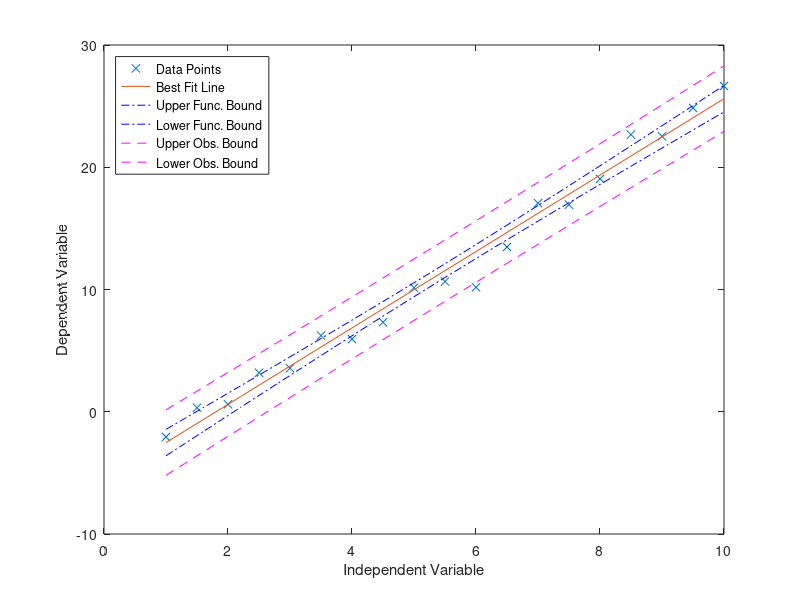

This chart was generated by the following MATLAB code: (Note: this script raises an error after producing the figure.)
% The x, r, and y below are for testing. Comment them out and add yor own
% data to the sample data at the end of the comments, and uncomment your
% data
x = 1:0.5:10;
r = normrnd(0,1,[1,length(x)]);
y = 3*x-5+r;
% Script for the linear fit of data. The independent values are
% in the x array and the matched dependent values are in the y array. This
% script does not use MATLAB's built-in fitting functions, but uses the
% formulas from the videos/class notes.
% You also need to enter the confidence level, typically 95%. The values
% that are calculated and displayed are:
% 1. Beta_hat_1 (the best-fit slope)
% 2. Beta_hat_0 (the best-fit y-intercept)
% 3. The Root Mean Square Residual, Se
% 4. The Standard Error for beta0, Sbeta0
% 5. The Standard Error for beta1, Sbeta1
% 6. The confidence intervals for beta1 and beta0.
% After calculating these quantities, the script plots the original data,
% the best fit line, and the upper and lower bounds for the confidence
% interval on the best fit line.
% x = [7.5 4 6 5 8]; % Uncomment and add your own data
% y = [3.70 3.10 3.32 2.98 3.68]; % Uncomment and add your own data
confLev = 0.95; % The confidence level
N = length(y); % The number of data points
xbar = mean(x);
ybar = mean(y);
Sxx = dot((x-xbar),(x-xbar));
%Sxx = (x-xbar)*transpose(x-xbar);
% beta1 is the estimated best slope of the best-fit line
beta1 = dot((x-xbar),(y-ybar))/Sxx
% beta1 = ((x-xbar)*transpose(y-ybar))/Sxx
% beta0 is the estimated best-fit y-intercept of the best fit line
beta0 = ybar - beta1*xbar
yfit = beta0 + beta1*x;
SSE = dot((y - yfit),(y - yfit)) % Sum of the squared residuals
% SSE = (y - yfit)*transpose(y - yfit) % Sum of the squared residuals
Se = sqrt(SSE/(N-2)) % The Root Mean Square Residual
Sbeta0 = Se*sqrt(1/N + xbar^2/Sxx)
Sbeta1 = Se/sqrt(Sxx)
% tinv defaults to 1-sided test. We need 2-sises, hence:(1-0.5*(1-confLev))
StdT = tinv((1-0.5*(1-confLev)),N-2) % The Student's t factor
lambdaBeta1 = StdT*Sbeta1 % The 1/2 confidence interval on beta1
lambdaBeta0 = StdT*Sbeta0 % The 1/2 confidence interval on beta0
range = max(x) - min(x);
xplot = min(x):range/30:max(x); % Generate array for plotting
yplot = beta0 + beta1*xplot; % Generate array for plotting
Syhat = Se*sqrt(1/N + (xplot - xbar).*(xplot - xbar)/Sxx);
lambdayhat = StdT*Syhat;
Sy = Se*sqrt(1+1/N + (xplot - xbar).*(xplot - xbar)/Sxx);
lambday = StdT*Sy;
figure(1)
plot(x,y,'x')
hold on
plot(xplot,yplot)
plot(xplot,yplot+lambdayhat,'-.b',xplot,yplot-lambdayhat,'-.b')
plot(xplot,yplot+lambday,'--m',xplot,yplot-lambday,'--m')
xlabel('Independent Variable')
ylabel('Dependent Variable')
if beta1 > 0 % Fix this
    location = 'northwest';
else
    location = 'northeast';
end
legend('Data Points','Best Fit Line','Upper Func. Bound',...
    'Lower Func. Bound', 'Upper Obs. Bound', 'Lower Obs. Bound',...
    'Location', location)
hold off

FIGURE_20190122_01_CalculateStatsForLinearDataSet.m
Displaying FIGURE_20190122_01_CalculateStatsForLinearDataSet.m.